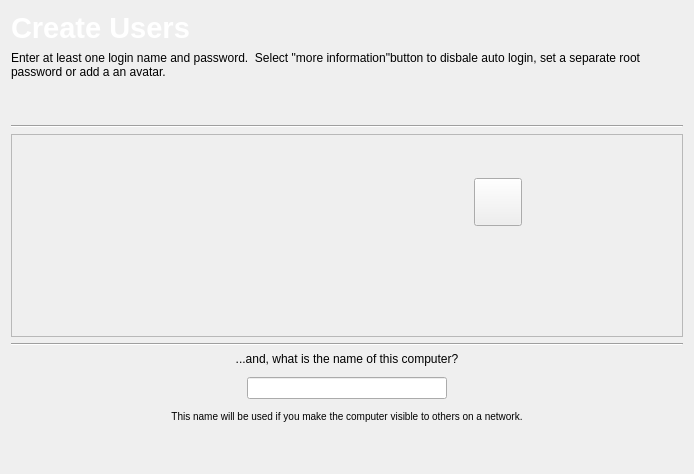
<?xml version="1.0" encoding="UTF-8"?>
<ui version="4.0">
 <class>UserCreation</class>
 <widget class="QWidget" name="UserCreation">
  <property name="geometry">
   <rect>
    <x>0</x>
    <y>0</y>
    <width>694</width>
    <height>474</height>
   </rect>
  </property>
  <property name="windowTitle">
   <string/>
  </property>
  <layout class="QVBoxLayout" name="verticalLayout_2">
   <item>
    <widget class="QLabel" name="label">
     <property name="maximumSize">
      <size>
       <width>16777215</width>
       <height>50</height>
      </size>
     </property>
     <property name="font">
      <font>
       <pointsize>14</pointsize>
      </font>
     </property>
     <property name="text">
      <string>&lt;!DOCTYPE HTML PUBLIC &quot;-//W3C//DTD HTML 4.0//EN&quot; &quot;http://www.w3.org/TR/REC-html40/strict.dtd&quot;&gt;
&lt;html&gt;&lt;head&gt;&lt;meta name=&quot;qrichtext&quot; content=&quot;1&quot; /&gt;&lt;style type=&quot;text/css&quot;&gt;
p, li { white-space: pre-wrap; }
&lt;/style&gt;&lt;/head&gt;&lt;body style=&quot; font-family:'Sans Serif'; font-size:14pt; font-weight:400; font-style:normal;&quot;&gt;
&lt;p style=&quot; margin-top:0px; margin-bottom:0px; margin-left:0px; margin-right:0px; -qt-block-indent:0; text-indent:0px;&quot;&gt;&lt;span style=&quot; font-size:22pt; font-weight:600; color:#ffffff;&quot;&gt;Create Users&lt;/span&gt;&lt;/p&gt;&lt;/body&gt;&lt;/html&gt;</string>
     </property>
    </widget>
   </item>
   <item>
    <widget class="QLabel" name="label_2">
     <property name="text">
      <string>Enter at least one login name and password.  Select &quot;more information&quot;button to disbale auto login, set a separate root password or add a an avatar.</string>
     </property>
     <property name="scaledContents">
      <bool>true</bool>
     </property>
     <property name="wordWrap">
      <bool>true</bool>
     </property>
    </widget>
   </item>
   <item>
    <spacer name="verticalSpacer">
     <property name="orientation">
      <enum>Qt::Vertical</enum>
     </property>
     <property name="sizeType">
      <enum>QSizePolicy::Fixed</enum>
     </property>
     <property name="sizeHint" stdset="0">
      <size>
       <width>20</width>
       <height>40</height>
      </size>
     </property>
    </spacer>
   </item>
   <item>
    <widget class="Line" name="line">
     <property name="orientation">
      <enum>Qt::Horizontal</enum>
     </property>
    </widget>
   </item>
   <item>
    <widget class="QScrollArea" name="scrollArea">
     <property name="widgetResizable">
      <bool>true</bool>
     </property>
     <widget class="QWidget" name="scrollAreaWidgetContents">
      <property name="geometry">
       <rect>
        <x>0</x>
        <y>0</y>
        <width>680</width>
        <height>208</height>
       </rect>
      </property>
      <property name="sizePolicy">
       <sizepolicy hsizetype="Expanding" vsizetype="Minimum">
        <horstretch>0</horstretch>
        <verstretch>0</verstretch>
       </sizepolicy>
      </property>
      <layout class="QVBoxLayout" name="verticalLayout_3">
       <property name="sizeConstraint">
        <enum>QLayout::SetNoConstraint</enum>
       </property>
       <item>
        <layout class="QVBoxLayout" name="verticalLayout">
         <property name="spacing">
          <number>1</number>
         </property>
         <property name="sizeConstraint">
          <enum>QLayout::SetFixedSize</enum>
         </property>
         <item>
          <spacer name="verticalSpacer_4">
           <property name="orientation">
            <enum>Qt::Vertical</enum>
           </property>
           <property name="sizeHint" stdset="0">
            <size>
             <width>20</width>
             <height>1</height>
            </size>
           </property>
          </spacer>
         </item>
        </layout>
       </item>
       <item>
        <layout class="QHBoxLayout" name="horizontalLayout">
         <item>
          <spacer name="horizontalSpacer">
           <property name="orientation">
            <enum>Qt::Horizontal</enum>
           </property>
           <property name="sizeHint" stdset="0">
            <size>
             <width>40</width>
             <height>20</height>
            </size>
           </property>
          </spacer>
         </item>
         <item>
          <spacer name="horizontalSpacer_9">
           <property name="orientation">
            <enum>Qt::Horizontal</enum>
           </property>
           <property name="sizeHint" stdset="0">
            <size>
             <width>40</width>
             <height>20</height>
            </size>
           </property>
          </spacer>
         </item>
         <item>
          <spacer name="horizontalSpacer_10">
           <property name="orientation">
            <enum>Qt::Horizontal</enum>
           </property>
           <property name="sizeHint" stdset="0">
            <size>
             <width>40</width>
             <height>20</height>
            </size>
           </property>
          </spacer>
         </item>
         <item>
          <widget class="QPushButton" name="addUser">
           <property name="minimumSize">
            <size>
             <width>48</width>
             <height>48</height>
            </size>
           </property>
           <property name="maximumSize">
            <size>
             <width>48</width>
             <height>48</height>
            </size>
           </property>
           <property name="toolTip">
            <string>Add another user account.</string>
           </property>
           <property name="text">
            <string/>
           </property>
          </widget>
         </item>
         <item>
          <spacer name="horizontalSpacer_8">
           <property name="orientation">
            <enum>Qt::Horizontal</enum>
           </property>
           <property name="sizeHint" stdset="0">
            <size>
             <width>40</width>
             <height>20</height>
            </size>
           </property>
          </spacer>
         </item>
        </layout>
       </item>
       <item>
        <spacer name="verticalSpacer_2">
         <property name="orientation">
          <enum>Qt::Vertical</enum>
         </property>
         <property name="sizeHint" stdset="0">
          <size>
           <width>20</width>
           <height>1</height>
          </size>
         </property>
        </spacer>
       </item>
       <item>
        <spacer name="verticalSpacer_5">
         <property name="orientation">
          <enum>Qt::Vertical</enum>
         </property>
         <property name="sizeHint" stdset="0">
          <size>
           <width>20</width>
           <height>1</height>
          </size>
         </property>
        </spacer>
       </item>
       <item>
        <spacer name="verticalSpacer_6">
         <property name="orientation">
          <enum>Qt::Vertical</enum>
         </property>
         <property name="sizeHint" stdset="0">
          <size>
           <width>20</width>
           <height>1</height>
          </size>
         </property>
        </spacer>
       </item>
      </layout>
     </widget>
    </widget>
   </item>
   <item>
    <widget class="Line" name="line_2">
     <property name="orientation">
      <enum>Qt::Horizontal</enum>
     </property>
    </widget>
   </item>
   <item>
    <layout class="QGridLayout" name="_23">
     <property name="verticalSpacing">
      <number>11</number>
     </property>
     <item row="1" column="3">
      <widget class="QLineEdit" name="hostname">
       <property name="sizePolicy">
        <sizepolicy hsizetype="Expanding" vsizetype="Fixed">
         <horstretch>0</horstretch>
         <verstretch>0</verstretch>
        </sizepolicy>
       </property>
       <property name="minimumSize">
        <size>
         <width>200</width>
         <height>0</height>
        </size>
       </property>
       <property name="maximumSize">
        <size>
         <width>200</width>
         <height>16777215</height>
        </size>
       </property>
       <property name="alignment">
        <set>Qt::AlignCenter</set>
       </property>
      </widget>
     </item>
     <item row="2" column="1" colspan="5">
      <widget class="QLabel" name="hostname_extra_label">
       <property name="styleSheet">
        <string>font-weight: normal</string>
       </property>
       <property name="text">
        <string>&lt;small&gt;This name will be used if you make the computer visible to others on a network.&lt;/small&gt;</string>
       </property>
       <property name="alignment">
        <set>Qt::AlignCenter</set>
       </property>
       <property name="wordWrap">
        <bool>false</bool>
       </property>
      </widget>
     </item>
     <item row="0" column="2" colspan="3">
      <widget class="QLabel" name="label_3">
       <property name="text">
        <string>...and, what is the name of this computer?</string>
       </property>
       <property name="alignment">
        <set>Qt::AlignCenter</set>
       </property>
      </widget>
     </item>
     <item row="0" column="0" rowspan="3">
      <spacer name="horizontalSpacer_2">
       <property name="orientation">
        <enum>Qt::Horizontal</enum>
       </property>
       <property name="sizeHint" stdset="0">
        <size>
         <width>40</width>
         <height>20</height>
        </size>
       </property>
      </spacer>
     </item>
     <item row="0" column="6" rowspan="3">
      <spacer name="horizontalSpacer_3">
       <property name="orientation">
        <enum>Qt::Horizontal</enum>
       </property>
       <property name="sizeHint" stdset="0">
        <size>
         <width>40</width>
         <height>20</height>
        </size>
       </property>
      </spacer>
     </item>
     <item row="0" column="1" rowspan="2">
      <spacer name="horizontalSpacer_4">
       <property name="orientation">
        <enum>Qt::Horizontal</enum>
       </property>
       <property name="sizeHint" stdset="0">
        <size>
         <width>40</width>
         <height>20</height>
        </size>
       </property>
      </spacer>
     </item>
     <item row="1" column="4">
      <spacer name="horizontalSpacer_5">
       <property name="orientation">
        <enum>Qt::Horizontal</enum>
       </property>
       <property name="sizeHint" stdset="0">
        <size>
         <width>40</width>
         <height>20</height>
        </size>
       </property>
      </spacer>
     </item>
     <item row="1" column="2">
      <spacer name="horizontalSpacer_6">
       <property name="orientation">
        <enum>Qt::Horizontal</enum>
       </property>
       <property name="sizeHint" stdset="0">
        <size>
         <width>40</width>
         <height>20</height>
        </size>
       </property>
      </spacer>
     </item>
     <item row="0" column="5" rowspan="2">
      <spacer name="horizontalSpacer_7">
       <property name="orientation">
        <enum>Qt::Horizontal</enum>
       </property>
       <property name="sizeHint" stdset="0">
        <size>
         <width>40</width>
         <height>20</height>
        </size>
       </property>
      </spacer>
     </item>
    </layout>
   </item>
   <item>
    <spacer name="verticalSpacer_3">
     <property name="orientation">
      <enum>Qt::Vertical</enum>
     </property>
     <property name="sizeType">
      <enum>QSizePolicy::Fixed</enum>
     </property>
     <property name="sizeHint" stdset="0">
      <size>
       <width>20</width>
       <height>40</height>
      </size>
     </property>
    </spacer>
   </item>
  </layout>
 </widget>
 <resources>
  <include location="../tribe.qrc"/>
 </resources>
 <connections/>
</ui>
